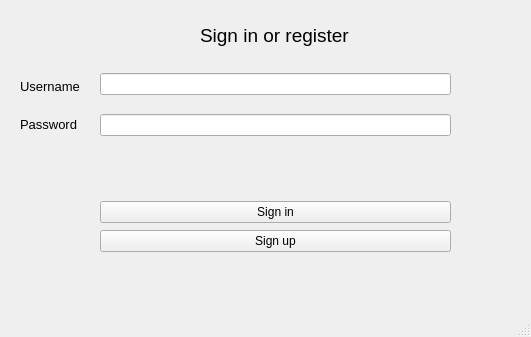
<?xml version="1.0" encoding="UTF-8"?>
<ui version="4.0">
 <class>Chess</class>
 <widget class="QMainWindow" name="Chess">
  <property name="geometry">
   <rect>
    <x>0</x>
    <y>0</y>
    <width>531</width>
    <height>337</height>
   </rect>
  </property>
  <property name="windowTitle">
   <string>MainWindow</string>
  </property>
  <widget class="QWidget" name="centralwidget">
   <widget class="QLabel" name="label">
    <property name="geometry">
     <rect>
      <x>200</x>
      <y>20</y>
      <width>171</width>
      <height>31</height>
     </rect>
    </property>
    <property name="text">
     <string>&lt;html&gt;&lt;head/&gt;&lt;body&gt;&lt;p&gt;&lt;span style=&quot; font-size:14pt;&quot;&gt;Sign in or register&lt;/span&gt;&lt;/p&gt;&lt;/body&gt;&lt;/html&gt;</string>
    </property>
   </widget>
   <widget class="QWidget" name="">
    <property name="geometry">
     <rect>
      <x>100</x>
      <y>60</y>
      <width>351</width>
      <height>91</height>
     </rect>
    </property>
    <layout class="QVBoxLayout" name="verticalLayout">
     <item>
      <widget class="QLineEdit" name="lineEdit"/>
     </item>
     <item>
      <widget class="QLineEdit" name="lineEdit_2"/>
     </item>
    </layout>
   </widget>
   <widget class="QWidget" name="">
    <property name="geometry">
     <rect>
      <x>100</x>
      <y>200</y>
      <width>351</width>
      <height>54</height>
     </rect>
    </property>
    <layout class="QVBoxLayout" name="verticalLayout_2">
     <item>
      <widget class="QPushButton" name="pushButton">
       <property name="text">
        <string>Sign in</string>
       </property>
      </widget>
     </item>
     <item>
      <widget class="QPushButton" name="pushButton_2">
       <property name="text">
        <string>Sign up</string>
       </property>
      </widget>
     </item>
    </layout>
   </widget>
   <widget class="QWidget" name="">
    <property name="geometry">
     <rect>
      <x>20</x>
      <y>70</y>
      <width>60</width>
      <height>71</height>
     </rect>
    </property>
    <layout class="QVBoxLayout" name="verticalLayout_3">
     <item>
      <widget class="QLabel" name="label_2">
       <property name="text">
        <string>&lt;html&gt;&lt;head/&gt;&lt;body&gt;&lt;p&gt;&lt;span style=&quot; font-size:10pt;&quot;&gt;Username&lt;/span&gt;&lt;/p&gt;&lt;/body&gt;&lt;/html&gt;</string>
       </property>
      </widget>
     </item>
     <item>
      <widget class="QLabel" name="label_3">
       <property name="text">
        <string>&lt;html&gt;&lt;head/&gt;&lt;body&gt;&lt;p&gt;&lt;span style=&quot; font-size:10pt;&quot;&gt;Password&lt;/span&gt;&lt;/p&gt;&lt;/body&gt;&lt;/html&gt;</string>
       </property>
      </widget>
     </item>
    </layout>
   </widget>
  </widget>
  <widget class="QMenuBar" name="menubar">
   <property name="geometry">
    <rect>
     <x>0</x>
     <y>0</y>
     <width>531</width>
     <height>21</height>
    </rect>
   </property>
  </widget>
  <widget class="QStatusBar" name="statusbar"/>
 </widget>
 <resources/>
 <connections/>
</ui>
